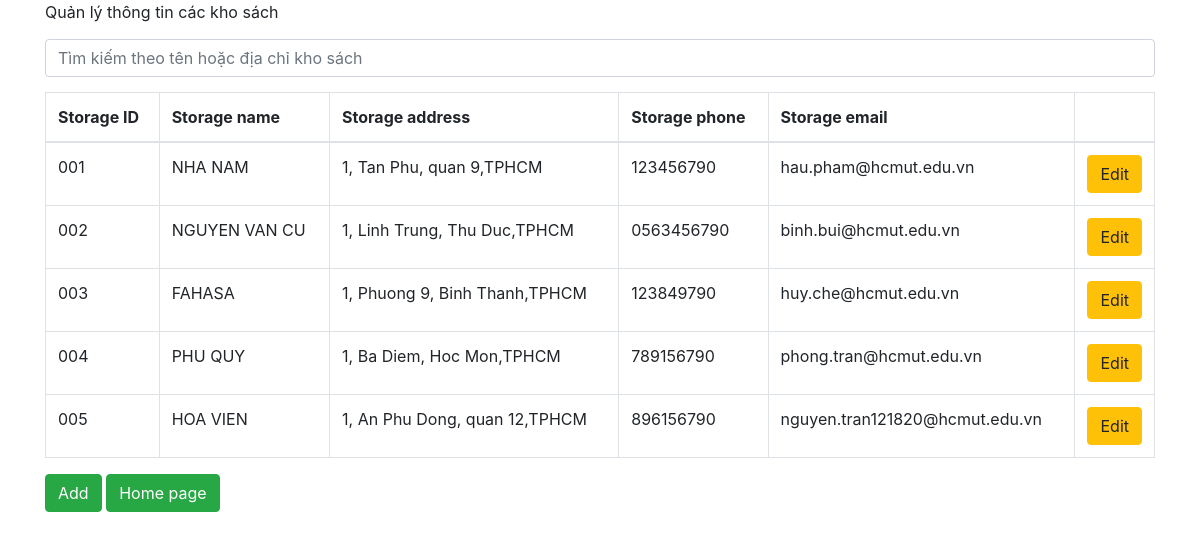
Page /storage.php on the committed database.
### tables this page shows
CREATE TABLE storage(
	address_storage VARCHAR(50),
	email_storage VARCHAR(50),
	phone_storage VARCHAR(11),
	n_storage VARCHAR(50),
	id_storage CHAR(7) PRIMARY KEY NOT NULL
);

### dbhelp.php (called while the page is built, shortened)
<?php
function executeResult($sql){
    $conn = mysqli_connect(HOST, USERNAME, PASSWORD, DATABASE);
    $resultset = mysqli_query($conn, $sql);
    $list = [];
    while($row = mysqli_fetch_array($resultset, 1)){
        $list[] = $row;
    }
    return $list;
}

### storage.php (the view, shortened to what this page needs)
<?php
require_once ('dbhelp.php');
?>
<!DOCTYPE html>
<html>
<head>
	<link rel="stylesheet" href="https://maxcdn.bootstrapcdn.com/bootstrap/4.4.1/css/bootstrap.min.css">
</head>
<body>
	<div class="container">
		<div class="panel panel-primary">
			<div class="panel-heading">
				Quản lý thông tin các kho sách
				<form method="get">
					<input type="text" name="s" class="form-control" style="margin-top: 15px; margin-bottom: 15px;" placeholder="Tìm kiếm theo tên hoặc địa chỉ kho sách">
				</form>
			</div>
			<div class="panel-body">
				<table class="table table-bordered">
					<thead>
						<tr>
                            <th>Storage ID</th>
                            <th>Storage name</th>
							<th>Storage address</th>
                            <th>Storage phone</th>
                            <th>Storage email</th>
							<th width="60px"></th>
						</tr>
					</thead>
					<tbody>
                        <?php
                        if (isset($_GET['s']) && $_GET['s'] != '') {
                            $sql = 'select * from storage where n_storage like "%'.$_GET['s'].'%" OR address_storage like "%'.$_GET['s'].'%"';
                        } else {
                            $sql = 'select * from storage';
                        }
                        $studentList = executeResult($sql);
                        foreach ($studentList as $std) {
                            echo '<tr>
                                    <td>'.$std['id_storage'].'</td>
                                    <td>'.$std['n_storage'].'</td>
                                    <td>'.$std['address_storage'].'</td>
                                    <td>'.$std['phone_storage'].'</td>
                                    <td>'.$std['email_storage'].'</td>
									<td><button class="btn btn-warning" onclick=\'window.open("modifyBookStorage.php?id='.$std['id_storage'].'","_self")\'>Edit</button></td>
								</tr>';
                        }
                        ?>
					</tbody>
				</table>
				<button class="btn btn-success" onclick="window.open('addNewBooKStorage.php', '_self')">Add</button>
                <button class="btn btn-success" onclick="window.open('index.php', '_self')">Home page</button>
			</div>
		</div>
	</div>
</body>
</html>

### rows in the picture
storage: id_storage "001", n_storage "NHA NAM", address_storage "1, Tan Phu, quan 9,TPHCM", phone_storage "123456790", email_storage "hau.pham@hcmut.edu.vn"
storage: id_storage "002", n_storage "NGUYEN VAN CU", address_storage "1, Linh Trung, Thu Duc,TPHCM", phone_storage "0563456790", email_storage "binh.bui@hcmut.edu.vn"
storage: id_storage "003", n_storage "FAHASA", address_storage "1, Phuong 9, Binh Thanh,TPHCM", phone_storage "123849790", email_storage "huy.che@hcmut.edu.vn"
storage: id_storage "004", n_storage "PHU QUY", address_storage "1, Ba Diem, Hoc Mon,TPHCM", phone_storage "789156790", email_storage "phong.tran@hcmut.edu.vn"
storage: id_storage "005", n_storage "HOA VIEN", address_storage "1, An Phu Dong, quan 12,TPHCM", phone_storage "896156790", email_storage "nguyen.tran121820@hcmut.edu.vn"
